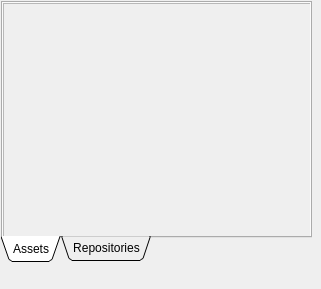
<ui version="4.0" >
 <class>AssetsDockWidget</class>
 <widget class="QDockWidget" name="AssetsDockWidget" >
  <property name="geometry" >
   <rect>
    <x>0</x>
    <y>0</y>
    <width>321</width>
    <height>289</height>
   </rect>
  </property>
  <property name="windowTitle" >
   <string>Assets</string>
  </property>
  <widget class="QWidget" name="dockWidgetContents" >
   <widget class="QTabWidget" name="tabWidget" >
    <property name="geometry" >
     <rect>
      <x>1</x>
      <y>1</y>
      <width>311</width>
      <height>261</height>
     </rect>
    </property>
    <property name="tabPosition" >
     <enum>QTabWidget::South</enum>
    </property>
    <property name="tabShape" >
     <enum>QTabWidget::Triangular</enum>
    </property>
    <property name="currentIndex" >
     <number>0</number>
    </property>
    <widget class="QWidget" name="assetsTab" >
     <attribute name="title" >
      <string>Assets</string>
     </attribute>
     <widget class="QScrollArea" name="scrollArea" >
      <property name="geometry" >
       <rect>
        <x>0</x>
        <y>0</y>
        <width>322</width>
        <height>272</height>
       </rect>
      </property>
      <property name="widgetResizable" >
       <bool>true</bool>
      </property>
      <widget class="QWidget" name="scrollAreaWidgetContents" >
       <property name="geometry" >
        <rect>
         <x>0</x>
         <y>0</y>
         <width>318</width>
         <height>268</height>
        </rect>
       </property>
       <layout class="QHBoxLayout" name="horizontalLayout_3" >
        <item>
         <widget class="AssetsBrowser" name="assetsBrowser" />
        </item>
       </layout>
       <zorder>assetsBrowser</zorder>
      </widget>
     </widget>
    </widget>
    <widget class="QWidget" name="listTab" >
     <attribute name="title" >
      <string>Repositories</string>
     </attribute>
     <layout class="QHBoxLayout" name="horizontalLayout" >
      <item>
       <layout class="QVBoxLayout" name="verticalLayout" >
        <item>
         <widget class="QListWidget" name="listWidget" />
        </item>
        <item>
         <layout class="QHBoxLayout" name="horizontalLayout_2" >
          <item>
           <widget class="QPushButton" name="addButton" >
            <property name="maximumSize" >
             <size>
              <width>31</width>
              <height>27</height>
             </size>
            </property>
            <property name="text" >
             <string>+</string>
            </property>
           </widget>
          </item>
          <item>
           <widget class="QPushButton" name="removeButton" >
            <property name="maximumSize" >
             <size>
              <width>31</width>
              <height>27</height>
             </size>
            </property>
            <property name="text" >
             <string>-</string>
            </property>
           </widget>
          </item>
          <item>
           <spacer name="horizontalSpacer" >
            <property name="orientation" >
             <enum>Qt::Horizontal</enum>
            </property>
            <property name="sizeHint" stdset="0" >
             <size>
              <width>288</width>
              <height>21</height>
             </size>
            </property>
           </spacer>
          </item>
         </layout>
        </item>
       </layout>
      </item>
     </layout>
    </widget>
   </widget>
  </widget>
 </widget>
 <customwidgets>
  <customwidget>
   <class>AssetsBrowser</class>
   <extends>QWidget</extends>
   <header>assetsbrowser</header>
  </customwidget>
 </customwidgets>
 <resources/>
 <connections/>
</ui>
